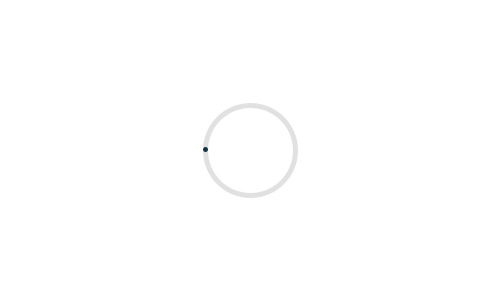
Frame 1 (no input)
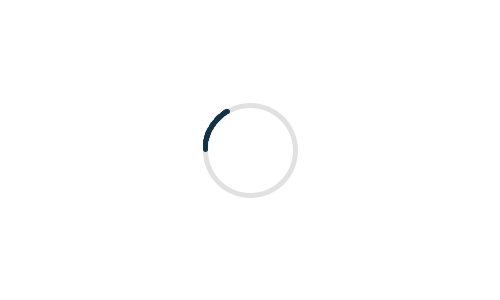
Frame 60 (the mouse pressed at the canvas centre just before this capture)
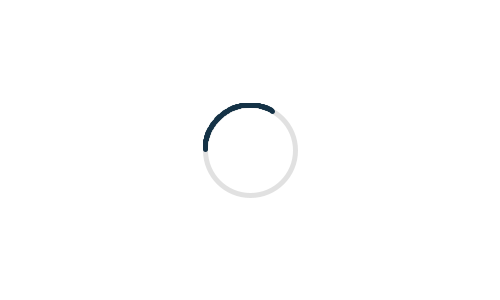
Frame 120 (the mouse held since frame 60 and released just before this capture)

The Processing sketch that drew these frames (run headless with seeded random() and noise(); from frame 60 on, the mouse is pressed at the canvas centre):

// Processing sketch: codigo3
// ── codigo3.pde
// creación de circulo con funciones trigonométricas

//radio del circulo
float radius = 45;  

//Angulo de inicio
int angle = 180;

//Coordenadas centrales del circulo
int centerx = 250;
int centery = 150;

void setup()
 {
  size(500, 300);   //  Tamaño de la hoja de dibujo
  background(255);  //  Color de fondo de la hoja de dibujo
  strokeWeight(5);  //  Grosor de la línea de dibujo del circulo

  //creacion del circulo con la función de Processing
  stroke(0, 30);                                  //  color de la línea de dibujo
  noFill();                                       //  quitamos el relleno del circulo
  ellipse(centerx, centery, radius*2, radius*2);  //  pintamos un circulo
}

void draw()
 {

  angle ++;  // incrementamos el circulo sumándole 1 infinitamente
  float rad = radians(angle); 

  /*  Creamos una variable llamada rad, la cual se incrementara toma el incremento
      de angle y lo convierte en radianes.
  */

  /*  Creamos una variable llamada x, y le asignamos el valor almacenado en centerx, a 
      este le sumamos el valor almacenado en radius y lo multiplicamos por el 
      coseno de la variable rad
  */

  float x = centerx + (radius * cos(rad));  

  /*  Creamos una variable llamada y, y le asignamos el valor almacenado en centery,
      a este le sumamos el valor almacenado en radius y lo multiplicamos por el seno
      de la variable rad
  */

  float y = centery + (radius * sin(rad)); 
  stroke(20, 50, 70);

  //  Dibujamos un punto y este a su vez dibujara un circulo
  point(x, y);
}

void keyPressed()
{
  save("imagendeCirculo.jpg");
}
